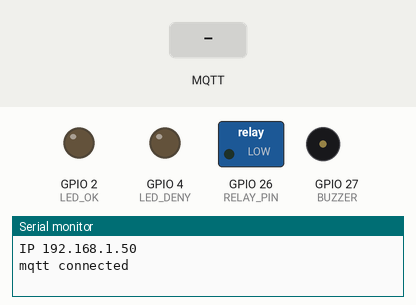
The sketch below on a simulated ESP32. On the bench: switched loads named in the sketch (green lamp = pin HIGH), output pins drawn as LEDs (lit = HIGH), buzzer (waves = sounding), the last lines printed to the serial monitor. The inputs (shaded band) are chosen by the test bench. WiFi joins after 1.5 s; servers stay silent unless stated; no MQTT or app messages arrive unless stated.

Above: at 2.7 s.
2.8 s: MQTT message "OPEN" arrives on the first subscribed topic
At 3.3 s:
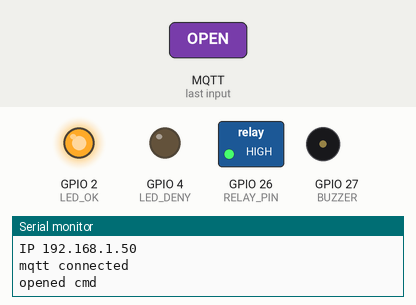
4.4 s: MQTT message "1" arrives on the second subscribed topic
At 4.5 s:
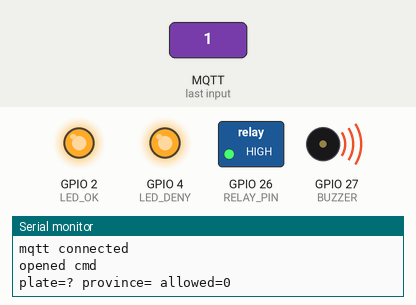
6.1 s: MQTT message "0" arrives on the second subscribed topic
At 6.2 s:
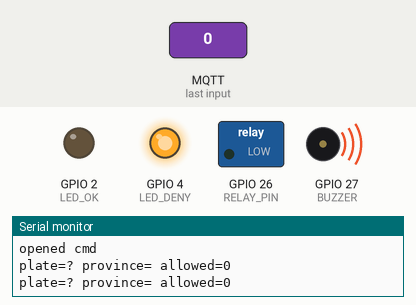
Timing chart, 0 to 9.1 s (numbered marks = the images above; inputs shaded):
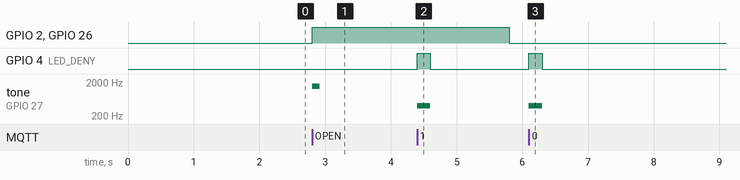

The sketch:

esp32_gate_mqtt.ino
```cpp
/*
 * ESP32 gate / barrier controller for Thai ALPR.
 *
 * Subscribes to MQTT:
 *   alpr/<GATE_ID>/cmd   -> "OPEN"  pulses the relay (servo/barrier/solenoid) for OPEN_MS
 *   alpr/events          -> JSON of every reading, shown on Serial + optional 16x2 LCD
 * Publishes:
 *   alpr/<GATE_ID>/status -> "online" / "opened <plate>"
 *
 * Pair with the `mqtt` output plugin:
 *   - type: mqtt
 *     host: <broker>
 *     topic: alpr/events
 *     command_topic: alpr/gate1/cmd
 * and the `allowlist` filter so only registered plates open the gate.
 *
 * Libraries: WiFi, PubSubClient, ArduinoJson (optional, for LCD text).
 */
#include <WiFi.h>
#include <PubSubClient.h>
#include <ArduinoJson.h>

const char* WIFI_SSID = "YOUR_WIFI";
const char* WIFI_PASS = "YOUR_PASS";
const char* MQTT_HOST = "192.168.1.10";
const int   MQTT_PORT = 1883;
const char* GATE_ID   = "gate1";

const int RELAY_PIN = 26;     // relay module IN (active HIGH)
const int LED_OK    = 2;      // onboard LED: allowed plate
const int LED_DENY  = 4;      // red LED: plate seen but not allowed
const int BUZZER    = 27;
const uint32_t OPEN_MS = 3000;

WiFiClient net;
PubSubClient mqtt(net);
char topicCmd[48], topicStatus[48];
uint32_t openedAt = 0;

void openGate(const char* why) {
  digitalWrite(RELAY_PIN, HIGH);
  digitalWrite(LED_OK, HIGH);
  tone(BUZZER, 1500, 120);
  openedAt = millis();
  char msg[96]; snprintf(msg, sizeof msg, "opened %s", why);
  mqtt.publish(topicStatus, msg);
  Serial.println(msg);
}

void onMessage(char* topic, byte* payload, unsigned int len) {
  String body; body.reserve(len);
  for (unsigned int i = 0; i < len; i++) body += (char)payload[i];

  if (strcmp(topic, topicCmd) == 0) {
    if (body == "OPEN") openGate("cmd");
    return;
  }
  // alpr/events: {"plate":"1กข 1234","province":"...","allowed":true,...}
  StaticJsonDocument<512> doc;
  if (deserializeJson(doc, body) == DeserializationError::Ok) {
    const char* plate = doc["plate"] | "?";
    const char* prov  = doc["province"] | "";
    bool allowed = doc["allowed"] | false;
    Serial.printf("plate=%s province=%s allowed=%d\n", plate, prov, allowed);
    if (!allowed) { digitalWrite(LED_DENY, HIGH); tone(BUZZER, 400, 200); delay(200); digitalWrite(LED_DENY, LOW); }
  }
}

void connectMqtt() {
  while (!mqtt.connected()) {
    if (mqtt.connect(GATE_ID)) {
      mqtt.subscribe(topicCmd);
      mqtt.subscribe("alpr/events");
      mqtt.publish(topicStatus, "online", true);
      Serial.println("mqtt connected");
    } else { delay(1000); }
  }
}

void setup() {
  Serial.begin(115200);
  pinMode(RELAY_PIN, OUTPUT); pinMode(LED_OK, OUTPUT); pinMode(LED_DENY, OUTPUT); pinMode(BUZZER, OUTPUT);
  digitalWrite(RELAY_PIN, LOW);
  snprintf(topicCmd, sizeof topicCmd, "alpr/%s/cmd", GATE_ID);
  snprintf(topicStatus, sizeof topicStatus, "alpr/%s/status", GATE_ID);

  WiFi.begin(WIFI_SSID, WIFI_PASS);
  while (WiFi.status() != WL_CONNECTED) delay(300);
  Serial.printf("IP %s\n", WiFi.localIP().toString().c_str());
  mqtt.setServer(MQTT_HOST, MQTT_PORT);
  mqtt.setCallback(onMessage);
  mqtt.setBufferSize(1024);
}

void loop() {
  if (!mqtt.connected()) connectMqtt();
  mqtt.loop();
  if (openedAt && millis() - openedAt > OPEN_MS) {
    digitalWrite(RELAY_PIN, LOW); digitalWrite(LED_OK, LOW); openedAt = 0;
  }
}
```

Measured:
- after the input at 2.8 s, GPIO 2 (LED_OK), GPIO 26 (RELAY_PIN): LOW → HIGH at once; tone on GPIO 27 (BUZZER): silent → 1500 Hz at once, → silent 0.12 s later
- after the input at 4.4 s, GPIO 4 (LED_DENY): LOW → HIGH at once, → LOW 0.20 s later; tone on GPIO 27 (BUZZER): silent → 400 Hz at once, → silent 0.20 s later
- after the input at 6.1 s, GPIO 4 (LED_DENY): LOW → HIGH at once, → LOW 0.20 s later; tone on GPIO 27 (BUZZER): silent → 400 Hz at once, → silent 0.20 s later
